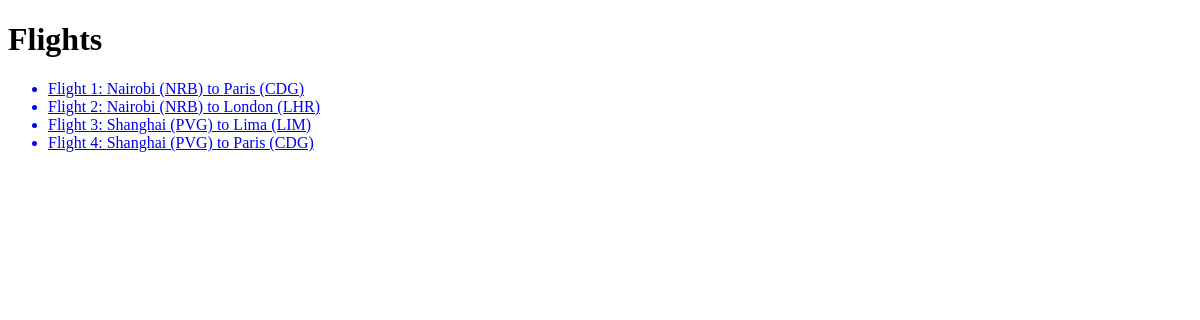
Before: /flights/ with the older database file.
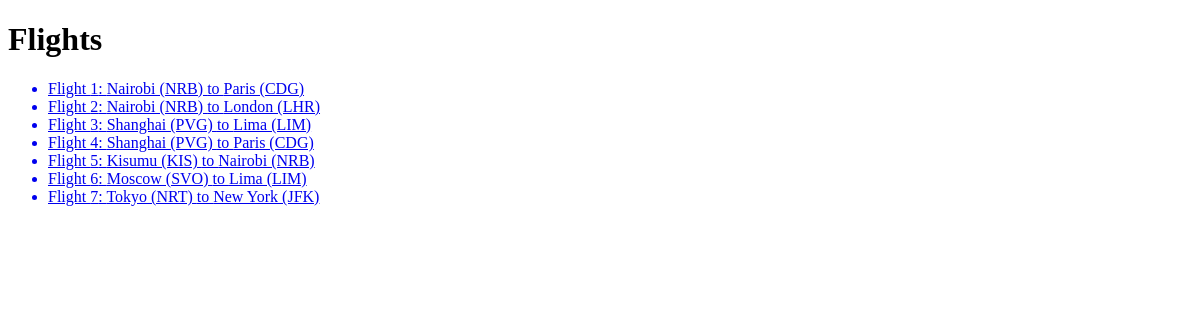
After: the same page with the newer database file.
### flights/models.py (models this page shows, shortened)
class Flight(models.Model):
  origin = models.ForeignKey(Airport, on_delete=models.CASCADE, related_name="departures")
  destination = models.ForeignKey(Airport, on_delete=models.CASCADE, related_name="arrivals")
  duration = models.IntegerField()

class Airport(models.Model):
  code =models.CharField(max_length=3)
  city = models.CharField(max_length=64)
  def __str__(self):
    return f"{self.city} ({self.code})"

### flights/views.py (the view)
# urls.py: path("", views.index, name="index"),
def index(request):
  return render(request, "flights/index.html", {
    "flights":Flight.objects.all()
    })

### flights/templates/flights/index.html (shortened to what this page needs)
{% extends "flights/layout.html" %}
{%block body%}
  <h1>Flights</h1>
  <ul>
    {% for flight in flights %}
      <a href = "{% url 'flight' flight.id %}">
        <li>Flight {{flight.id}}: {{flight.origin}} to {{flight.destination}}</li>
      </a>
    {% endfor %}
  </ul>
{%endblock%}

### flights/templates/flights/layout.html (shortened to what this page needs)
<!DOCTYPE html>
<html lang = "en">
  <head>
  </head>
  <body>
    {% block  body %}
    {% endblock %}
  </body>
</html>

Changed rows visible on the page:
added Flight: id "5", origin "Kisumu (KIS)", destination "Nairobi (NRB)"
added Flight: id "6", origin "Moscow (SVO)", destination "Lima (LIM)"
added Flight: id "7", origin "Tokyo (NRT)", destination "New York (JFK)"
